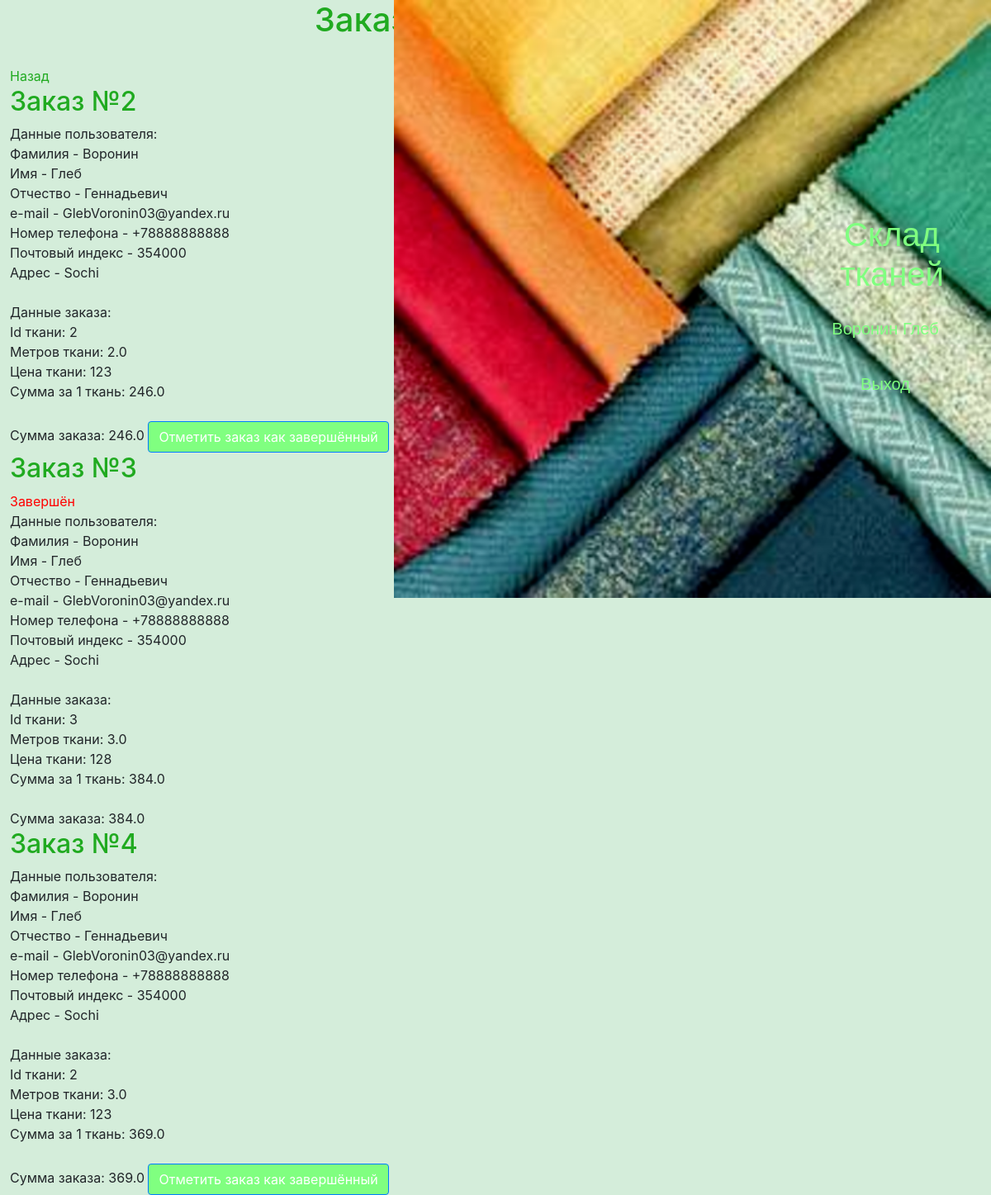
Page /user_orders (signed in) on the committed database.
### data/models/users.py (models this page shows, shortened)
class User(SqlAlchemyBase, UserMixin, SerializerMixin):
    __tablename__ = 'users'
    id = sqlalchemy.Column(sqlalchemy.Integer, primary_key=True, autoincrement=True)
    surname = sqlalchemy.Column(sqlalchemy.String, nullable=False)
    name = sqlalchemy.Column(sqlalchemy.String, nullable=False)
    middle_name = sqlalchemy.Column(sqlalchemy.String, nullable=True)
    email = sqlalchemy.Column(sqlalchemy.String, unique=True, nullable=False)
    phone_number = sqlalchemy.Column(sqlalchemy.String, unique=True, nullable=True)
    address = sqlalchemy.Column(sqlalchemy.String)
    postal_code = sqlalchemy.Column(sqlalchemy.String)
    hashed_password = sqlalchemy.Column(sqlalchemy.String, nullable=False)
    register_date = sqlalchemy.Column(sqlalchemy.Date)  # datetime.date()
    order_id = sqlalchemy.Column(sqlalchemy.ForeignKey('order.id'))
    order = orm.relation('Order')
    favourite_id = sqlalchemy.Column(sqlalchemy.ForeignKey('favourites.id'))
    favourites = orm.relation('FavouriteItems')
    account_type = sqlalchemy.Column(sqlalchemy.String(100), default='Участник')

### data/models/orders.py (models this page shows)
class Order(SqlAlchemyBase, SerializerMixin):
    __tablename__ = 'order'
    id = sqlalchemy.Column(sqlalchemy.Integer, primary_key=True, autoincrement=True)
    user = orm.relation('User', back_populates='order')
    items_id = sqlalchemy.Column(sqlalchemy.String)
    is_finished = sqlalchemy.Column(sqlalchemy.Boolean, nullable=False)
    status = sqlalchemy.Column(sqlalchemy.String, nullable=False)

### main.py (the view)
@login_required
@administrator_required
@app.route('/user_orders')
def view_user_orders():
    session = db_session.create_session()
    orders = session.query(Order).filter(Order.status.startswith('ожидает отправки,')).all()
    user_data = {order.id: session.query(User).filter(User.id == order.status.split('==')[1]).first()
                 for order in orders}
    return render_template('view_user_orders.html', orders=orders, user_data=user_data)

### data/db_session.py (called while the page is built)
def create_session() -> Session:
    global __factory
    return __factory()

### main.py (called while the page is built)
@login_manager.user_loader
def load_user(user_id):
    session = db_session.create_session()
    return session.query(User).get(user_id)

### templates/view_user_orders.html
{% extends "base.html" %}
{% block main %}
<h1 align="center">Заказы пользователей</h1><br>
<a class="buttons" href='/'>Назад</a><br>
{% for order in orders %}
<div id="Order">
<h2>Заказ №{{ order.id }}</h2>
    {% if order.is_finished %}
    <font style="color: #ff0000;">Завершён</font><br>
    {% endif %}
    Данные пользователя:<br>
    Фамилия - {{ user_data[order.id].surname }}<br>
    Имя - {{ user_data[order.id].name }}<br>
    Отчество - {{ user_data[order.id].middle_name }}<br>
    e-mail - {{ user_data[order.id].email }}<br>
    Номер телефона - {{ user_data[order.id].phone_number }}<br>
    Почтовый индекс - {{ user_data[order.id].postal_code }}<br>
    Адрес - {{ user_data[order.id].address }}<br>
    <br>
    Данные заказа:<br>
    {% for item in order.items_id.split(";") %}
    {% if not loop.last %}
    Id ткани: {{ item.split("/")[0] }}<br>
    Метров ткани: {{ item.split("/")[1] }}<br>
    Цена ткани: {{ item.split("/")[2] }}<br>
    Сумма за 1 ткань: {{ item.split("/")[3] }}<br>
    <br>
    {% else %}
    Сумма заказа: {{ item }}
    {% endif %}
    {% endfor %}
    {% if not order.is_finished %}
    <a class="btn btn-primary" href="/order_finish/{{ order.id }}">Отметить заказ как завершённый</a>
    {% endif %}
</div>
{% endfor %}
{% endblock %}

### templates/base.html
{% extends "base_without_auth_block.html" %}
{% block main_page_image %}
<img src="/static/img/texture_cloth_page.png" alt="" id="main_page_image_background">
{% endblock %}
{% block authorization %}
<div class="container text-center" id="auth_block">
    <br><br><br><br><br>
    <div align="center">
        <h1 class="auth_text">Склад тканей</h1>
        {% if current_user.is_authenticated %}
        <a class="navbar-brand" href="/order">
            <p class="auth_text">{{ current_user.surname }} {{ current_user.name }}</p>
        </a>
        <a class="navbar-brand" href="/logout">
            <p class="auth_text">Выход</p>
        </a>
        {% else %}
        <p>
            <a class="btn btn-primary " id="register" href="/register">Зарегистрироваться</a>
            <a class="btn btn-success" id="login" href="/login">Войти</a>
        </p>
        {% endif %}
    </div>
</div>
{% endblock %}

### static/css/style_v55.css (style rules this page uses)
body { background-color: #d4edda; margin-left: 1%; }
#auth_block { width: 20%; position: absolute; color: #80ff80; font: normal 45px arial; right: 0; }
h1 { color: #20aa20; }
h2 { color: #20aa20; }
a { color: #20aa20; cursor: pointer; text-decoration: none; }
.btn-primary { background-color: #80ff80; }
#main_page_image_background { position: absolute; right: 0; top: 0 width: 50%; height: 50%; }
.auth_text { color: #80ff80; }

### rows in the picture
User: surname "Воронин", name "Глеб", middle_name "Геннадьевич", email "GlebVoronin03@yandex.ru", phone_number "+78888888888", postal_code "354000", address "Sochi"
Order: id "2", item "2", item "2.0", item "123", item "246.0", item "246.0"
Order: id "3", is_finished "Завершён", id.email "GlebVoronin03@yandex.ru", item "3", item "3.0", item "128", item "384.0", item "384.0"
Order: id "4", item "2", item "3.0", item "123", item "369.0", item "369.0"
